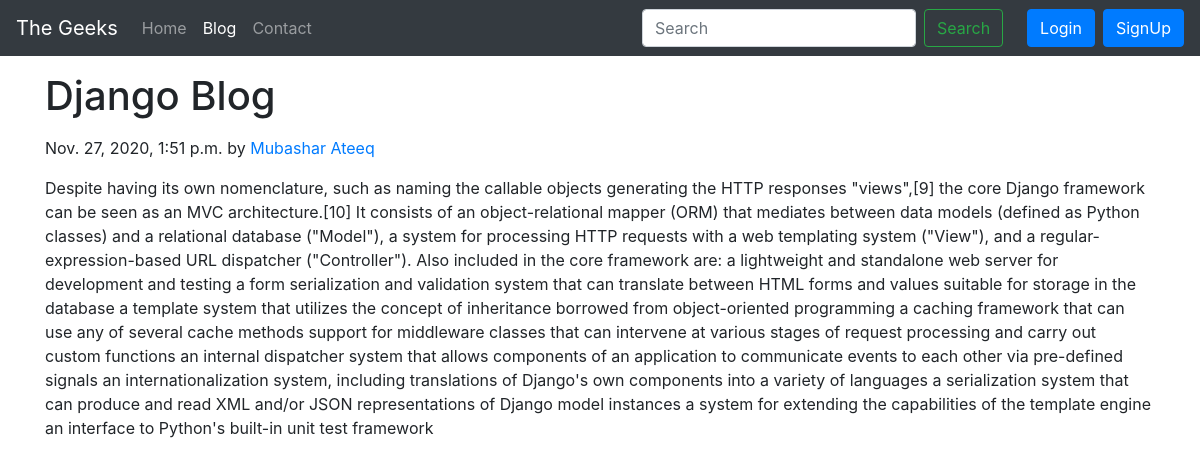
Page /blogpost/first pst on the committed database.
### blog/models.py (models this page shows, shortened)
class Blog(models.Model):
    sno = models.AutoField(primary_key=True)
    title = models.CharField(max_length=200)
    content = models.TextField()
    short_desc = models.CharField(max_length=300, default="")
    slug = models.CharField(max_length=100)
    time = models.DateTimeField(auto_now_add=True)
    author = models.CharField(max_length=20, default="")

### blog/views.py (the view)
# urls.py: path('blogpost/<str:slug>', views.blogpost, name='blog'),
def blogpost(request, slug):
    blog = Blog.objects.filter(slug=slug).first
    context = {'blog': blog}
    return render(request, 'blogpost.html', context)

### templates/blogpost.html
{% extends 'base.html' %}
{% block blogactive %}active{% endblock blogactive %}
{% block body %}
<div class="container">
<h1 class="my-3"> {{blog.title}} </h1>
<p class="blog-post-meta">{{blog.time}} by <a href="#">{{blog.author}}</a></p>
<div class="my-3">
    {{blog.content|safe}}
</div>
</div>
{% endblock body %}

### rows in the picture
Blog: title "Django Blog", time "Nov. 27, 2020, 1:51 p.m.", author "Mubashar Ateeq", content "Despite having its own nomenclature, such as naming the callable objects generating the HTTP responses \"views\",[9] the core Django framework can be seen as an MVC architecture.[10] It consists of an object-relational mapper (ORM) that mediates between data models (defined as Python classes) and a relational database (\"Model\"), a system for processing HTTP requests with a web templating system (\"View\"), and a regular-expression-based URL dispatcher (\"Controller\"). Also included in the core framework are: a lightweight and standalone web server for development and testing a form serialization and validation system that can translate between HTML forms and values suitable for storage in the…"
